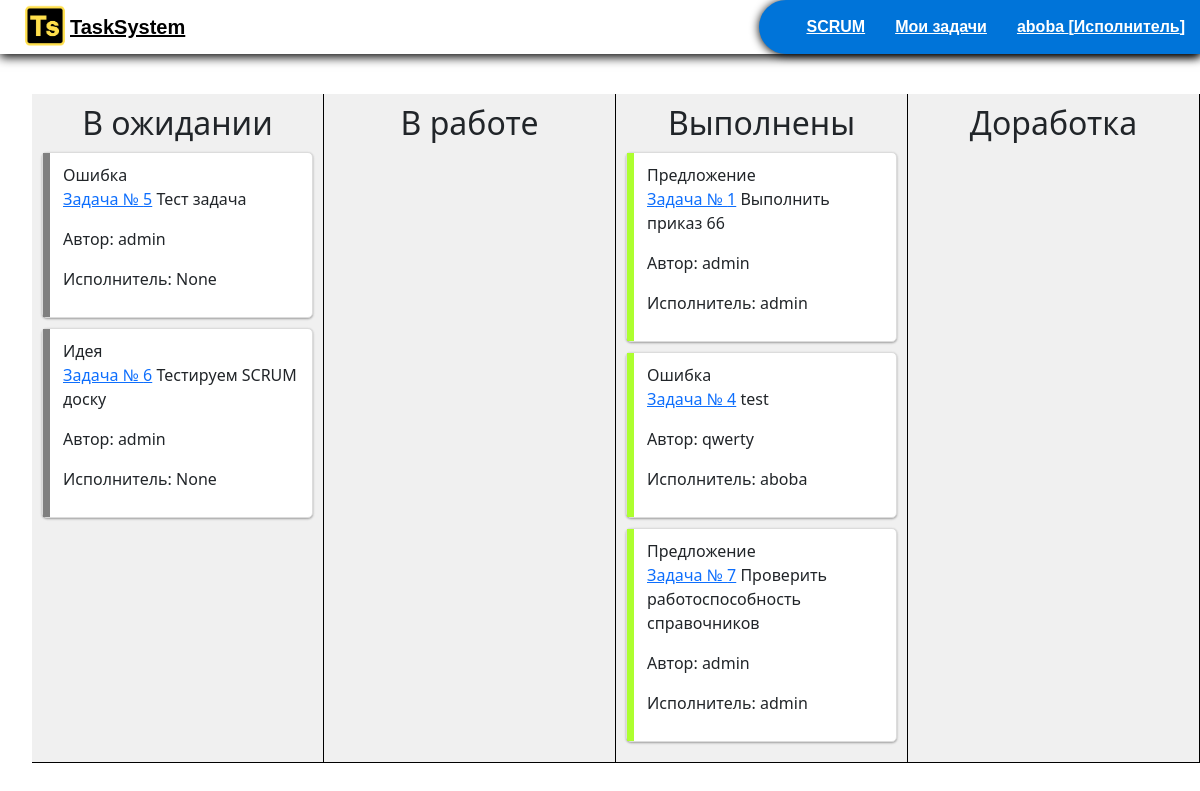
/test_main (signed in), run on the app's committed database.
### authapp/models.py (models this page shows, shortened)
class CustomUser(AbstractUser):
    LastAuthDate = models.DateTimeField(auto_now=True)
    is_active = models.BooleanField(verbose_name="Пользователь активирован", default=False)

class Right(models.Model):
    user_id = models.ForeignKey(CustomUser, on_delete=models.CASCADE, verbose_name="Пользователь")
    usertype_id = models.ForeignKey(Type, on_delete=models.CASCADE, verbose_name="Тип пользователя", null=True)

class Type(models.Model):
    name = models.CharField("Название", blank=True, max_length=40)

### mainapp/models.py (models this page shows, shortened)
class Task(models.Model):
    author = models.ForeignKey(get_user_model(), on_delete=models.CASCADE, verbose_name="Автор", default=get_user_model(), related_name='authors', blank=True)
    executor = models.ForeignKey(CustomUser, on_delete=models.CASCADE, verbose_name="Исполнитель", default=None, related_name='executors', blank=True, null=True)
    title = models.CharField("Заголовок", max_length=100, default=None)
    description = models.TextField("Описание", max_length=250, default="")
    files = models.FileField(upload_to="files/", verbose_name="Файлы", blank=True, default=None)
    tasktype = models.ForeignKey(TaskType, on_delete=models.DO_NOTHING, verbose_name="Тип заявки", default=None)
    status = models.ForeignKey(Status, on_delete=models.DO_NOTHING, verbose_name="Статус", default="В ожидании")
    created = models.DateTimeField(auto_now_add=True, auto_now=False)
    updated = models.DateTimeField(auto_now_add=False, auto_now=True)

### edit_directory/models.py (models this page shows)
class TaskType(models.Model):
    name = models.CharField(max_length=30, verbose_name="Тип заявки")
    def __str__(self):
        return f"{self.name}"

### mainapp/views.py (the view)
# urls.py: path('test_main', mainapp.test_main, name='test_main'),
@login_required
def test_main(request):
    CustomUser.objects.filter(pk=request.user.pk).update(LastAuthDate=now())
    tasks = Task.objects.all()
    statuses = Status.objects.all()
    todo = Task.objects.filter(status=1)
    in_progress = Task.objects.filter(status=2)
    done = Task.objects.filter(status=3)
    rework = Task.objects.filter(status=4)
    try:
        right = Right.objects.get(user_id=request.user)
    except:
        right = None
    return render(request, 'mainapp/test_main.html', context={
        "title": "Главное меню",
        "tasks": tasks,
        "right":right,
        "todo": todo,
        "in_progress": in_progress,
        "done": done,
        "rework":rework,
        "statuses": statuses
    })

### mainapp/templates/mainapp/test_main.html (shortened to what this page needs)
{% load static %}
{% include 'mainapp/includes/menu_inc.html'%}
<br>
<div class='page_style'>
    {% block content %}
    <div class="scrum-board" droppable='true'>
      <div class="scrum-column" droppable='true'>
        <h2>В ожидании</h2>
        <ul class="scrum-list" id="todo-list" >
          {% for item in todo %}
          <li class='task_item todo-list' draggable="true"> {{item.tasktype}}
            <p><a href={%url 'task' item.id %}> Задача № {{item.id}}</a> {{ item.title }}</p>
            <p>Автор: {{item.author}}</p>
            <p>Исполнитель: {{item.executor}}</p>
          </li>
          {% endfor %}
        </ul>
      </div>
      <div class="scrum-column" droppable='true' >
        <h2>В работе</h2>
      </div>
      <div class="scrum-column" droppable='true' >
        <h2>Выполнены</h2>
        <ul class="scrum-list " id="done-list" >
          {% for item in done %}
          <li class='task_item done_list' draggable="true">{{item.tasktype}}
            <p><a href={%url 'task' item.id %}> Задача № {{item.id}}</a> {{ item.title }}</p>
            <p>Автор: {{item.author}}</p>
            <p>Исполнитель: {{item.executor}}</p>
          </li>
          {% endfor %}
        </ul>
      </div>
      <div class="scrum-column" droppable='true'>
        <h2>Доработка</h2>
      </div>
    </div>
    {% endblock %}
</div>
</body>
</html>

### mainapp/templates/mainapp/includes/menu_inc.html (shortened to what this page needs)
{% load static %}
<!DOCTYPE html>
<html lang="en">
<head>
  <link rel="stylesheet" type="text/css" href="{% static 'css/task.css' %}">
  <link rel="stylesheet" type="text/css" href="{% static 'css/style.css' %}">
  <link rel="stylesheet" type="text/css" href="{% static 'css/scrum.css' %}">
  <link rel="stylesheet" type="text/css" href="{% static 'css/menu.css' %}">
  <link href="{% static 'colorfield/css/colorpicker.css' %}" rel="stylesheet">
  <link href="{% static 'css/colorfield.css' %}" rel="stylesheet">
  <link rel="stylesheet" type="text/css" href="{% static 'colorfield/css/color-picker.css' %}">
  <link href="https://cdn.jsdelivr.net/npm/bootstrap@5.2.0-beta1/dist/css/bootstrap.min.css" rel="stylesheet">
    <link rel="stylesheet" href="https://cdn.jsdelivr.net/npm/picnic">
</head>
<body>
  <header class='header'>
    <div class='block-logo'>
      <a href='{% url "main" %}' class="logo"><img src="{% static 'images/TSlogo.png' %}" width="50" height="50"></a>
      <p class='logo-text'><a href='{% url "main" %}' class='logo-text'>TaskSystem</a></p>
    </div>
    <nav class='menu-items'>
      <ul class='menu-item'>
        <li><a href="{% url 'main' %}" class="{% if request.resolver_match.url_name == 'main' %} active_url {% endif %}">SCRUM</a></li>
        <li><a href="{% url 'mytasks:task_view' %}" class="{% if request.resolver_match.url_name == 'task_view' %} active_url  {% endif %}">Мои задачи</a></li>
        <li><a href="#" class="{% if request.resolver_match.url_name == 'account' %} active_url {% endif %}">{{ user.username }} {% if right.usertype_id.name %}[{{right.usertype_id.name}}]{% else %} [Не определен] {% endif %}</a>
      </li>
      </ul>
    </nav>
  </header>

### static/css/style.css (style rules this page uses)
.page_style { margin-left: 2em; margin-top: 1em; padding-bottom: 2em; }

### static/css/scrum.css (style rules this page uses)
.scrum-board { display: flex; justify-content: space-between; }
.scrum-column { width: 30%; padding: 10px; background-color: #f0f0f0; border-right: 1px solid black; border-bottom: 1px solid black; }
.scrum-column h2 { text-align: center; }
.scrum-list { list-style: none; padding: 0; margin: 0; }
.scrum-list li { margin: 10px 0; padding: 10px; padding-left: 20px; background-color: #fff; border-radius: 5px; border: 1px solid gainsboro; box-shadow: 0 1px 3px rgba(0, 0, 0, 0.12), 0 1px 2px rgba(0, 0, 0, 0.24); }
.task_item { position: relative; padding-left: 20px; }
.task_item::before { content: ""; display: block; position: absolute; top: 0px; left: 0; border: 50%; width: 7px; height: 100%; }
.done_list::before { background-color: greenyellow; }
.todo-list::before { background-color: grey; }

### static/css/menu.css (style rules this page uses)
* { margin: 0; padding: 0; box-sizing: border-box; list-style: none; text-decoration: none; }
.header { display: flex; justify-content: space-between; align-items: center; height: auto; box-shadow: 0 3px 10px #000; font-family: sans-serif; }
.block-logo { display: flex; justify-content: center; align-items: center; }
.block-logo { transition: .5s; padding-left: 20px; }
.logo-text { margin-bottom: 0; font-weight: 700; transition: .5s; font-size: 20px; font-weight: 900; color: #000; }
.logo { width: 50px; height: 50px; transition: .5s; font-size: 20px; font-weight: 900; color: #000; z-index: 0; }
.menu-items { position: initial !important; border-top-left-radius: 30px; border-bottom-left-radius: 30px; font-family: sans-serif; background-color: #0074d9; box-shadow: 0 1px 10px #000; }
header nav ul li { position: relative; float: left; }
header nav ul li a { padding: 15px; color: #fff; font-size: 16px; font-family: sans-serif; font-weight: 600; display: block; }

### data on the page
CustomUser: username "aboba"
Right: usertype_id.name "Исполнитель"
Task: tasktype "Ошибка", id "5", title "Тест задача", author "admin", executor "None"
Task: tasktype "Идея", id "6", title "Тестируем SCRUM доску", author "admin", executor "None"
Task: tasktype "Предложение", id "1", title "Выполнить приказ 66", author "admin", executor "admin"
Task: tasktype "Ошибка", id "4", title "test", author "qwerty", executor "aboba"
Task: tasktype "Предложение", id "7", title "Проверить работоспособность справочников", author "admin", executor "admin"
